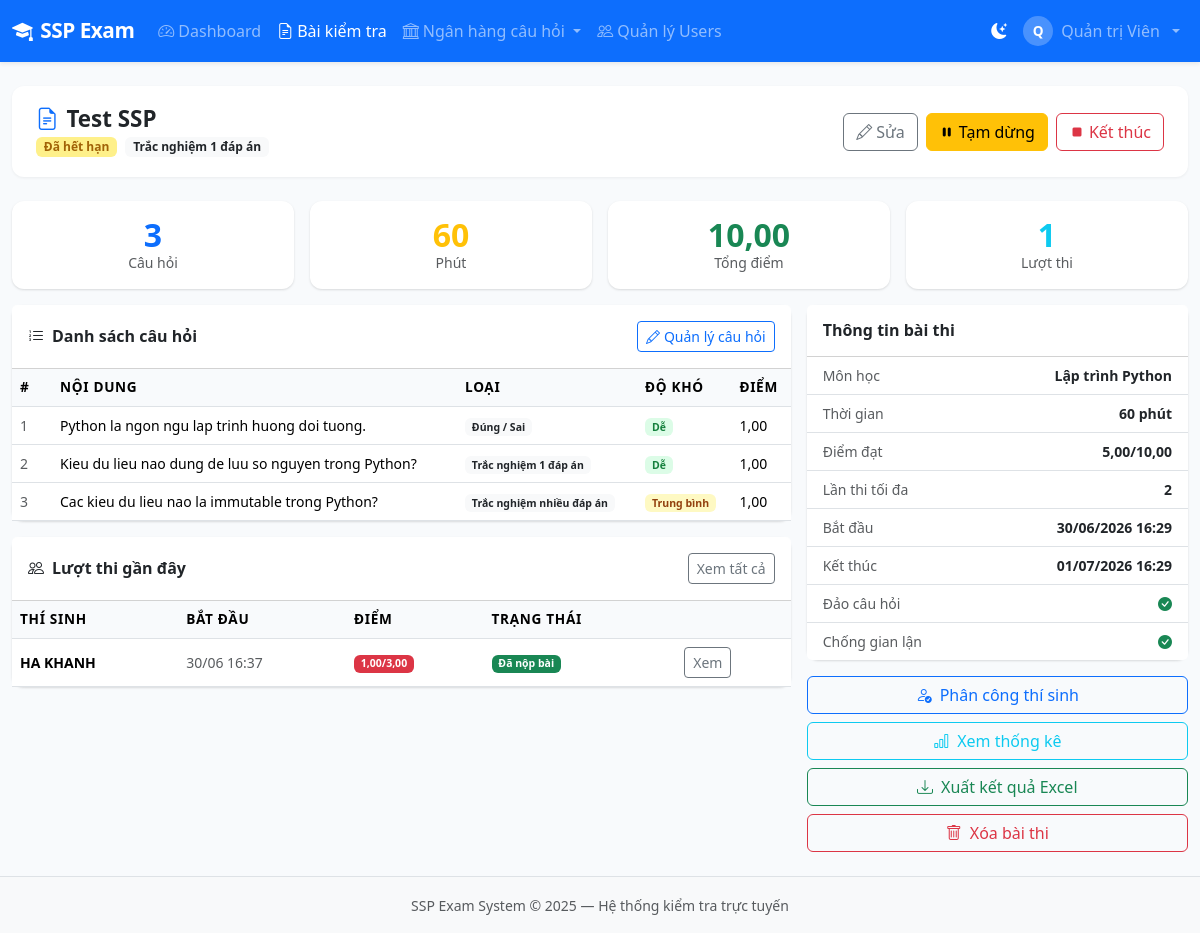
The page /exams/2/ (signed in) on the database as committed earlier.
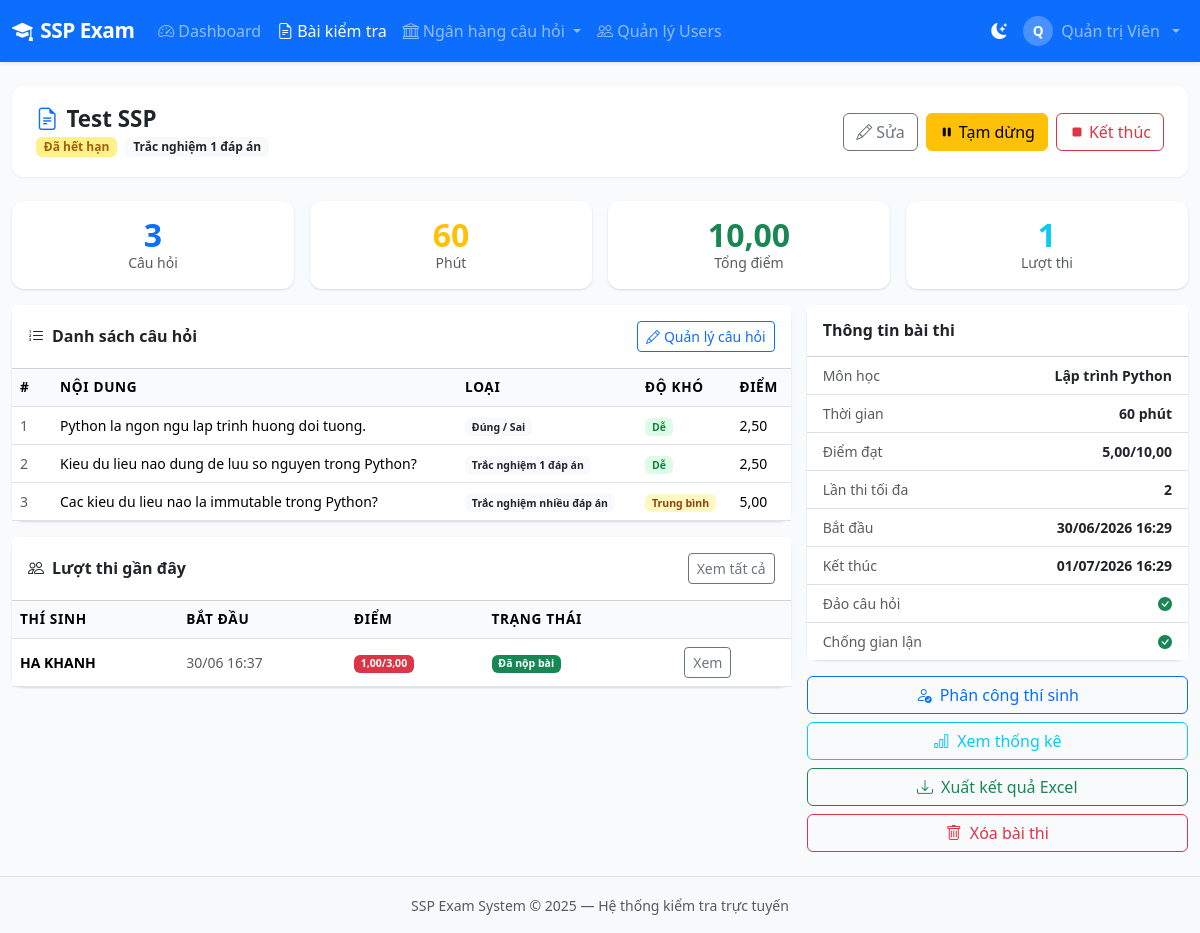
The same page on the database as committed later.
### exams/models.py (models this page shows, shortened)
class ExamQuestion(models.Model):
    exam = models.ForeignKey(Exam, on_delete=models.CASCADE, related_name='exam_questions')
    question = models.ForeignKey(Question, on_delete=models.CASCADE)
    order = models.PositiveSmallIntegerField(default=0)
    points = models.DecimalField(max_digits=5, decimal_places=2, null=True, blank=True)
    class Meta:
        verbose_name = 'Câu hỏi trong bài thi'
        verbose_name_plural = 'Câu hỏi trong bài thi'
        ordering = ['order']
        unique_together = ['exam', 'question']
    def get_points(self):
        return self.points if self.points is not None else self.question.points

### questions/models.py (models this page shows, shortened)
class Question(models.Model):
    TYPE_SINGLE = 'single'
    TYPE_MULTIPLE = 'multiple'
    TYPE_TRUE_FALSE = 'true_false'
    TYPE_ESSAY = 'essay'
    TYPE_CHOICES = [
        (TYPE_SINGLE, 'Trắc nghiệm 1 đáp án'),
        (TYPE_MULTIPLE, 'Trắc nghiệm nhiều đáp án'),
        (TYPE_TRUE_FALSE, 'Đúng / Sai'),
        (TYPE_ESSAY, 'Tự luận'),
    ]
    DIFFICULTY_EASY = 'easy'
    DIFFICULTY_MEDIUM = 'medium'
    DIFFICULTY_HARD = 'hard'
    DIFFICULTY_CHOICES = [
        (DIFFICULTY_EASY, 'Dễ'),
        (DIFFICULTY_MEDIUM, 'Trung bình'),
        (DIFFICULTY_HARD, 'Khó'),
    ]
    subject = models.ForeignKey(Subject, on_delete=models.CASCADE, related_name='questions')
    topic = models.ForeignKey(Topic, on_delete=models.SET_NULL, null=True, blank=True, related_name='questions')
    question_type = models.CharField(max_length=20, choices=TYPE_CHOICES, default=TYPE_SINGLE)
    difficulty = models.CharField(max_length=20, choices=DIFFICULTY_CHOICES, default=DIFFICULTY_MEDIUM)
    content = models.TextField(verbose_name='Nội dung câu hỏi')
    image = models.ImageField(upload_to='questions/', blank=True, null=True)
    explanation = models.TextField(blank=True, verbose_name='Giải thích đáp án')
    points = models.DecimalField(max_digits=5, decimal_places=2, default=1.0, verbose_name='Điểm')
    is_active = models.BooleanField(default=True)
    created_by = models.ForeignKey(
        settings.AUTH_USER_MODEL, on_delete=models.SET_NULL,
        null=True, related_name='questions_created'
    )
    created_at = models.DateTimeField(auto_now_add=True)
    updated_at = models.DateTimeField(auto_now=True)
    class Meta:
        verbose_name = 'Câu hỏi'
        verbose_name_plural = 'Câu hỏi'
        ordering = ['-created_at']

### exams/views.py (the view)
# urls.py: path('<int:pk>/', views.exam_detail_view, name='exam_detail'),
@teacher_required
def exam_detail_view(request, pk):
    exam = get_exam_for_staff(request, pk)
    exam_questions = exam.exam_questions.select_related('question').order_by('order')
    sessions = exam.sessions.select_related('user').order_by('-started_at')[:20]
    return render(request, 'exams/exam_detail.html', {
        'exam': exam,
        'exam_questions': exam_questions,
        'sessions': sessions,
    })

### accounts/models.py (called while the page is built)
    @property
    def is_admin(self):
        return self.role == self.ROLE_ADMIN

    @property
    def can_create_exam(self):
        return self.role in (self.ROLE_ADMIN, self.ROLE_TEACHER)

### exams/models.py (called while the page is built)
    @property
    def is_expired(self):
        return self.end_time is not None and timezone.now() > self.end_time

    @property
    def is_upcoming(self):
        return self.start_time is not None and timezone.now() < self.start_time

    @property
    def effective_status(self):
        if self.status == self.STATUS_ACTIVE:
            if self.is_upcoming:
                return 'upcoming'
            if self.is_expired:
                return 'expired'
        return self.status

    @property
    def effective_status_display(self):
        es = self.effective_status
        if es == 'expired':
            return 'Đã hết hạn'
        if es == 'upcoming':
            return 'Sẽ diễn ra'
        return self.get_status_display()

    @property
    def question_count(self):
        return self.exam_questions.count()

### templates/exams/exam_detail.html (shortened to what the changed rows need)
{% extends 'base.html' %}
{% block content %}
<div class="page-header">
  <div>
    <h1><i class="bi bi-file-earmark-text me-2 text-primary"></i>{{ exam.title }}</h1>
  </div>
</div>
<div class="row g-3">
  <div class="col-lg-8">
    <div class="card mb-3">
      <div class="table-responsive">
        <table class="table table-hover mb-0 align-middle small">
          <thead><tr><th width="40">#</th><th>Nội dung</th><th>Loại</th><th>Độ khó</th><th>Điểm</th></tr></thead>
          <tbody>
            {% for eq in exam_questions %}
            <tr>
              <td class="text-muted">{{ eq.order }}</td>
              <td>{{ eq.question.content|truncatechars:80 }}</td>
              <td><span class="badge bg-light text-dark">{{ eq.question.get_question_type_display }}</span></td>
              <td><span class="badge difficulty-{{ eq.question.difficulty }}">{{ eq.question.get_difficulty_display }}</span></td>
              <td>{{ eq.get_points }}</td>
            </tr>
            {% empty %}
            <tr><td colspan="5" class="text-center text-muted py-3">
              Chưa có câu hỏi. <a href="{% url 'exam_questions' exam.pk %}">Thêm ngay!</a>
            </td></tr>
            {% endfor %}
          </tbody>
        </table>
      </div>
    </div>
    <div class="card">
      <div class="table-responsive">
        <table class="table table-hover mb-0 small align-middle">
          <thead><tr><th>Thí sinh</th><th>Bắt đầu</th><th>Điểm</th><th>Trạng thái</th><th></th></tr></thead>
        </table>
      </div>
    </div>
  </div>
</div>
{% endblock %}

Rows that differ between the two databases and show on the page:
changed ExamQuestion "Python la ngon ngu lap trinh huong doi tuong.": get_points "1,00" → "2,50"
changed ExamQuestion "Kieu du lieu nao dung de luu so nguyen trong Python?": get_points "1,00" → "2,50"
changed ExamQuestion "Cac kieu du lieu nao la immutable trong Python?": get_points "1,00" → "5,00"
